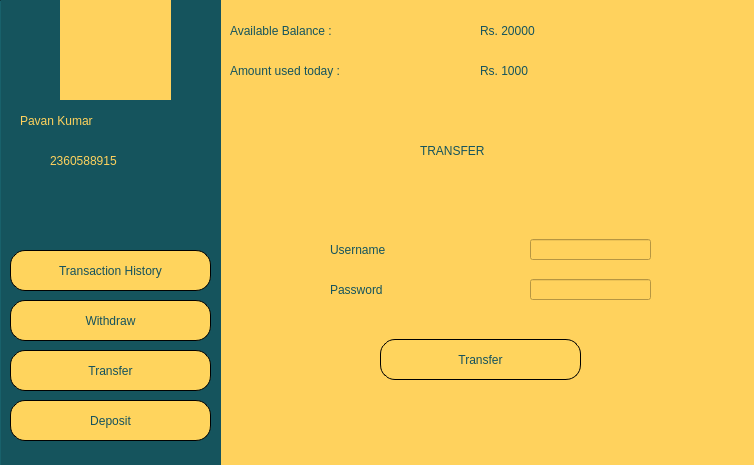
<?xml version="1.0" encoding="UTF-8"?>
<ui version="4.0">
    <class>MainWindow</class>
    <widget class="QMainWindow" name="MainWindow">
        <property name="geometry">
            <rect>
                <x>0</x>
                <y>0</y>
                <width>754</width>
                <height>465</height>
            </rect>
        </property>
        <property name="windowTitle">
            <string>MainWindow</string>
        </property>
        <property name="styleSheet">
            <string notr="true">background-color: rgb(255, 210, 93);</string>
        </property>
        <widget class="QWidget" name="centralwidget">
            <widget class="Line" name="line">
                <property name="geometry">
                    <rect>
                        <x>-220</x>
                        <y>0</y>
                        <width>441</width>
                        <height>471</height>
                    </rect>
                </property>
                <property name="styleSheet">
                    <string notr="true">background-color: rgb(21, 82, 93);
                        background-color: rgb(21, 84, 93);
                    </string>
                </property>
                <property name="orientation">
                    <enum>Qt::Vertical</enum>
                </property>
            </widget>
            <widget class="QLabel" name="label">
                <property name="geometry">
                    <rect>
                        <x>60</x>
                        <y>0</y>
                        <width>111</width>
                        <height>121</height>
                    </rect>
                </property>
                <property name="styleSheet">
                    <string notr="true">
                        background-image: url(:/logo/assets/logo3_1.png);
                    </string>
                </property>
                <property name="text">
                    <string/>
                </property>
                <property name="pixmap">
                    <pixmap resource="../Resource/company_logo_blue.qrc">:/logo/assets/logo3_1.png</pixmap>
                </property>
                <property name="scaledContents">
                    <bool>true</bool>
                </property>
            </widget>
            <widget class="QPushButton" name="transaction_btn">
                <property name="geometry">
                    <rect>
                        <x>10</x>
                        <y>250</y>
                        <width>201</width>
                        <height>41</height>
                    </rect>
                </property>
                <property name="styleSheet">
                    <string notr="true">QPushButton {
                        font: italic 18pt &quot;Goudy Old Style&quot;;
                        background-color: rgb(255, 212, 93);
                        color: rgb(21, 82, 93);
                        border: 1px solid;
                        border-radius: 15px;
                        }
                        QPushButton:hover {
                        background-color:rgb(14, 54, 61);
                        color:rgb(255,212,93);
                        }
                    </string>
                </property>
                <property name="text">
                    <string>Transaction History</string>
                </property>
            </widget>
            <widget class="QPushButton" name="withdraw_btn">
                <property name="geometry">
                    <rect>
                        <x>10</x>
                        <y>300</y>
                        <width>201</width>
                        <height>41</height>
                    </rect>
                </property>
                <property name="styleSheet">
                    <string notr="true">QPushButton {
                        font: italic 18pt &quot;Goudy Old Style&quot;;
                        background-color: rgb(255, 212, 93);
                        color: rgb(21, 82, 93);
                        border: 1px solid;
                        border-radius: 15px;
                        }
                        QPushButton:hover {
                        background-color:rgb(14, 54, 61);
                        color:rgb(255,212,93);
                        }
                    </string>
                </property>
                <property name="text">
                    <string>Withdraw</string>
                </property>
            </widget>
            <widget class="QPushButton" name="transfer_btn">
                <property name="geometry">
                    <rect>
                        <x>10</x>
                        <y>350</y>
                        <width>201</width>
                        <height>41</height>
                    </rect>
                </property>
                <property name="styleSheet">
                    <string notr="true">QPushButton {
                        font: italic 18pt &quot;Goudy Old Style&quot;;
                        background-color: rgb(255, 212, 93);
                        color: rgb(21, 82, 93);
                        border: 1px solid;
                        border-radius: 15px;
                        }
                        QPushButton:hover {
                        background-color:rgb(14, 54, 61);
                        color:rgb(255,212,93);
                        }
                    </string>
                </property>
                <property name="text">
                    <string>Transfer</string>
                </property>
            </widget>
            <widget class="QPushButton" name="deposit_btn">
                <property name="geometry">
                    <rect>
                        <x>10</x>
                        <y>400</y>
                        <width>201</width>
                        <height>41</height>
                    </rect>
                </property>
                <property name="styleSheet">
                    <string notr="true">QPushButton {
                        font: italic 18pt &quot;Goudy Old Style&quot;;
                        background-color: rgb(255, 212, 93);
                        color: rgb(21, 82, 93);
                        border: 1px solid;
                        border-radius: 15px;
                        }
                        QPushButton:hover {
                        background-color:rgb(14, 54, 61);
                        color:rgb(255,212,93);
                        }
                    </string>
                </property>
                <property name="text">
                    <string>Deposit</string>
                </property>
            </widget>
            <widget class="QLabel" name="label_2">
                <property name="geometry">
                    <rect>
                        <x>20</x>
                        <y>100</y>
                        <width>181</width>
                        <height>41</height>
                    </rect>
                </property>
                <property name="styleSheet">
                    <string notr="true">background-color: rgb(21, 84, 93);
                        color: rgb(255, 210, 93);
                        font: 75 24pt &quot;Goudy Old Style&quot;;
                    </string>
                </property>
                <property name="text">
                    <string>Pavan Kumar</string>
                </property>
            </widget>
            <widget class="QStackedWidget" name="stackedWidget">
                <property name="geometry">
                    <rect>
                        <x>230</x>
                        <y>110</y>
                        <width>521</width>
                        <height>351</height>
                    </rect>
                </property>
                <property name="currentIndex">
                    <number>3</number>
                </property>
                <widget class="QWidget" name="transaction_page">
                    <widget class="QLabel" name="label_3">
                        <property name="geometry">
                            <rect>
                                <x>70</x>
                                <y>20</y>
                                <width>371</width>
                                <height>41</height>
                            </rect>
                        </property>
                        <property name="styleSheet">
                            <string notr="true">background-color: rgb(21, 84, 93);
                                color: rgb(255, 210, 93);
                                font: 75 24pt &quot;Goudy Old Style&quot;;
                            </string>
                        </property>
                        <property name="text">
                            <string>TRANSACTION HISTORY</string>
                        </property>
                    </widget>
                </widget>
                <widget class="QWidget" name="withdraw_page">
                    <widget class="QLabel" name="label_4">
                        <property name="geometry">
                            <rect>
                                <x>160</x>
                                <y>30</y>
                                <width>161</width>
                                <height>41</height>
                            </rect>
                        </property>
                        <property name="styleSheet">
                            <string notr="true">background-color: rgb(21, 84, 93);
                                color: rgb(255, 210, 93);
                                font: 75 24pt &quot;Goudy Old Style&quot;;
                            </string>
                        </property>
                        <property name="text">
                            <string>Withdrawal</string>
                        </property>
                    </widget>
                </widget>
                <widget class="QWidget" name="depost_page">
                    <widget class="QLabel" name="label_5">
                        <property name="geometry">
                            <rect>
                                <x>210</x>
                                <y>180</y>
                                <width>101</width>
                                <height>41</height>
                            </rect>
                        </property>
                        <property name="styleSheet">
                            <string notr="true">background-color: rgb(21, 84, 93);
                                color: rgb(255, 210, 93);
                                font: 75 24pt &quot;Goudy Old Style&quot;;
                            </string>
                        </property>
                        <property name="text">
                            <string>Deposit</string>
                        </property>
                    </widget>
                </widget>
                <widget class="QWidget" name="transfer_page">
                    <widget class="QStackedWidget" name="Transfer_widget">
                        <property name="geometry">
                            <rect>
                                <x>20</x>
                                <y>69</y>
                                <width>481</width>
                                <height>251</height>
                            </rect>
                        </property>
                        <property name="currentIndex">
                            <number>2</number>
                        </property>
                        <widget class="QWidget" name="verify_account_page">
                            <widget class="QLabel" name="label_6">
                                <property name="geometry">
                                    <rect>
                                        <x>20</x>
                                        <y>50</y>
                                        <width>211</width>
                                        <height>41</height>
                                    </rect>
                                </property>
                                <property name="styleSheet">
                                    <string notr="true">color: rgb(21, 84, 93);
                                        font: 75 14pt &quot;Goudy Old Style&quot;;
                                    </string>
                                </property>
                                <property name="text">
                                    <string>Enter Account Number</string>
                                </property>
                            </widget>
                            <widget class="QLineEdit" name="acc_edt">
                                <property name="geometry">
                                    <rect>
                                        <x>260</x>
                                        <y>60</y>
                                        <width>181</width>
                                        <height>31</height>
                                    </rect>
                                </property>
                            </widget>
                            <widget class="QPushButton" name="verify_btn">
                                <property name="geometry">
                                    <rect>
                                        <x>130</x>
                                        <y>140</y>
                                        <width>201</width>
                                        <height>41</height>
                                    </rect>
                                </property>
                                <property name="styleSheet">
                                    <string notr="true">QPushButton {
                                        font: italic 18pt &quot;Goudy Old Style&quot;;
                                        background-color: rgb(255, 212, 93);
                                        color: rgb(21, 82, 93);
                                        border: 1px solid;
                                        border-radius: 15px;
                                        }
                                        QPushButton:hover {
                                        background-color:rgb(14, 54, 61);
                                        color:rgb(255,212,93);
                                        }
                                    </string>
                                </property>
                                <property name="text">
                                    <string>Verify</string>
                                </property>
                            </widget>
                        </widget>
                        <widget class="QWidget" name="amount_enter_page">
                            <widget class="QLabel" name="label_13">
                                <property name="geometry">
                                    <rect>
                                        <x>90</x>
                                        <y>50</y>
                                        <width>81</width>
                                        <height>21</height>
                                    </rect>
                                </property>
                                <property name="styleSheet">
                                    <string notr="true">color: rgb(21, 84, 93);
                                        font: 75 14pt &quot;Goudy Old Style&quot;;
                                    </string>
                                </property>
                                <property name="text">
                                    <string>Name</string>
                                </property>
                            </widget>
                            <widget class="QLineEdit" name="Name_edt">
                                <property name="geometry">
                                    <rect>
                                        <x>240</x>
                                        <y>50</y>
                                        <width>161</width>
                                        <height>21</height>
                                    </rect>
                                </property>
                            </widget>
                            <widget class="QLabel" name="label_14">
                                <property name="geometry">
                                    <rect>
                                        <x>90</x>
                                        <y>90</y>
                                        <width>121</width>
                                        <height>21</height>
                                    </rect>
                                </property>
                                <property name="styleSheet">
                                    <string notr="true">color: rgb(21, 84, 93);
                                        font: 75 14pt &quot;Goudy Old Style&quot;;
                                    </string>
                                </property>
                                <property name="text">
                                    <string>Enter Amount</string>
                                </property>
                            </widget>
                            <widget class="QLineEdit" name="Name_edt_2">
                                <property name="geometry">
                                    <rect>
                                        <x>240</x>
                                        <y>90</y>
                                        <width>161</width>
                                        <height>21</height>
                                    </rect>
                                </property>
                            </widget>
                            <widget class="QLineEdit" name="Name_edt_3">
                                <property name="geometry">
                                    <rect>
                                        <x>240</x>
                                        <y>130</y>
                                        <width>161</width>
                                        <height>21</height>
                                    </rect>
                                </property>
                            </widget>
                            <widget class="QLabel" name="label_15">
                                <property name="geometry">
                                    <rect>
                                        <x>90</x>
                                        <y>130</y>
                                        <width>141</width>
                                        <height>21</height>
                                    </rect>
                                </property>
                                <property name="styleSheet">
                                    <string notr="true">color: rgb(21, 84, 93);
                                        font: 75 14pt &quot;Goudy Old Style&quot;;
                                    </string>
                                </property>
                                <property name="text">
                                    <string>Re- Enter Amount</string>
                                </property>
                            </widget>
                            <widget class="QPushButton" name="confirm_btn">
                                <property name="geometry">
                                    <rect>
                                        <x>150</x>
                                        <y>190</y>
                                        <width>201</width>
                                        <height>41</height>
                                    </rect>
                                </property>
                                <property name="styleSheet">
                                    <string notr="true">QPushButton {
                                        font: italic 18pt &quot;Goudy Old Style&quot;;
                                        background-color: rgb(255, 212, 93);
                                        color: rgb(21, 82, 93);
                                        border: 1px solid;
                                        border-radius: 15px;
                                        }
                                        QPushButton:hover {
                                        background-color:rgb(14, 54, 61);
                                        color:rgb(255,212,93);
                                        }
                                    </string>
                                </property>
                                <property name="text">
                                    <string>Confirm</string>
                                </property>
                            </widget>
                        </widget>
                        <widget class="QWidget" name="Confirm_amount_page">
                            <widget class="QLabel" name="label_12">
                                <property name="geometry">
                                    <rect>
                                        <x>80</x>
                                        <y>60</y>
                                        <width>131</width>
                                        <height>21</height>
                                    </rect>
                                </property>
                                <property name="styleSheet">
                                    <string notr="true">color: rgb(21, 84, 93);
                                        font: 75 14pt &quot;Goudy Old Style&quot;;
                                    </string>
                                </property>
                                <property name="text">
                                    <string>Username</string>
                                </property>
                            </widget>
                            <widget class="QLineEdit" name="lineEdit">
                                <property name="geometry">
                                    <rect>
                                        <x>280</x>
                                        <y>60</y>
                                        <width>121</width>
                                        <height>21</height>
                                    </rect>
                                </property>
                            </widget>
                            <widget class="QLabel" name="label_16">
                                <property name="geometry">
                                    <rect>
                                        <x>80</x>
                                        <y>100</y>
                                        <width>131</width>
                                        <height>21</height>
                                    </rect>
                                </property>
                                <property name="styleSheet">
                                    <string notr="true">color: rgb(21, 84, 93);
                                        font: 75 14pt &quot;Goudy Old Style&quot;;
                                    </string>
                                </property>
                                <property name="text">
                                    <string>Password</string>
                                </property>
                            </widget>
                            <widget class="QLineEdit" name="lineEdit_2">
                                <property name="geometry">
                                    <rect>
                                        <x>280</x>
                                        <y>100</y>
                                        <width>121</width>
                                        <height>21</height>
                                    </rect>
                                </property>
                            </widget>
                            <widget class="QPushButton" name="Transfer_btn">
                                <property name="geometry">
                                    <rect>
                                        <x>130</x>
                                        <y>160</y>
                                        <width>201</width>
                                        <height>41</height>
                                    </rect>
                                </property>
                                <property name="styleSheet">
                                    <string notr="true">QPushButton {
                                        font: italic 18pt &quot;Goudy Old Style&quot;;
                                        background-color: rgb(255, 212, 93);
                                        color: rgb(21, 82, 93);
                                        border: 1px solid;
                                        border-radius: 15px;
                                        }
                                        QPushButton:hover {
                                        background-color:rgb(14, 54, 61);
                                        color:rgb(255,212,93);
                                        }
                                    </string>
                                </property>
                                <property name="text">
                                    <string>Transfer</string>
                                </property>
                            </widget>
                        </widget>
                    </widget>
                    <widget class="QLabel" name="label_11">
                        <property name="geometry">
                            <rect>
                                <x>190</x>
                                <y>20</y>
                                <width>151</width>
                                <height>41</height>
                            </rect>
                        </property>
                        <property name="styleSheet">
                            <string notr="true">color: rgb(21, 84, 93);
                                font: 75 20pt &quot;Goudy Old Style&quot;;
                            </string>
                        </property>
                        <property name="text">
                            <string>TRANSFER</string>
                        </property>
                    </widget>
                </widget>
            </widget>
            <widget class="QLabel" name="label_7">
                <property name="geometry">
                    <rect>
                        <x>230</x>
                        <y>10</y>
                        <width>201</width>
                        <height>41</height>
                    </rect>
                </property>
                <property name="styleSheet">
                    <string notr="true">color: rgb(21, 84, 93);
                        font: 75 20pt &quot;Goudy Old Style&quot;;
                    </string>
                </property>
                <property name="text">
                    <string>Available Balance :</string>
                </property>
            </widget>
            <widget class="QLabel" name="label_8">
                <property name="geometry">
                    <rect>
                        <x>480</x>
                        <y>10</y>
                        <width>201</width>
                        <height>41</height>
                    </rect>
                </property>
                <property name="styleSheet">
                    <string notr="true">color: rgb(21, 84, 93);
                        font: 75 20pt &quot;Goudy Old Style&quot;;
                    </string>
                </property>
                <property name="text">
                    <string>Rs. 20000</string>
                </property>
            </widget>
            <widget class="QLabel" name="label_9">
                <property name="geometry">
                    <rect>
                        <x>230</x>
                        <y>50</y>
                        <width>231</width>
                        <height>41</height>
                    </rect>
                </property>
                <property name="styleSheet">
                    <string notr="true">color: rgb(21, 84, 93);
                        font: 75 20pt &quot;Goudy Old Style&quot;;
                    </string>
                </property>
                <property name="text">
                    <string>Amount used today :</string>
                </property>
            </widget>
            <widget class="QLabel" name="label_10">
                <property name="geometry">
                    <rect>
                        <x>480</x>
                        <y>50</y>
                        <width>201</width>
                        <height>41</height>
                    </rect>
                </property>
                <property name="styleSheet">
                    <string notr="true">color: rgb(21, 84, 93);
                        font: 75 20pt &quot;Goudy Old Style&quot;;
                    </string>
                </property>
                <property name="text">
                    <string>Rs. 1000</string>
                </property>
            </widget>
            <widget class="QLabel" name="label_17">
                <property name="geometry">
                    <rect>
                        <x>50</x>
                        <y>150</y>
                        <width>121</width>
                        <height>21</height>
                    </rect>
                </property>
                <property name="styleSheet">
                    <string notr="true">background-color: rgb(21, 84, 93);
                        color: rgb(255, 210, 93);
                        font: 75 18pt &quot;Goudy Old Style&quot;;
                    </string>
                </property>
                <property name="text">
                    <string>2360588915</string>
                </property>
            </widget>
        </widget>
    </widget>
    <resources>
        <include location="../Resource/company_logo_blue.qrc"/>
    </resources>
    <connections/>
</ui>
